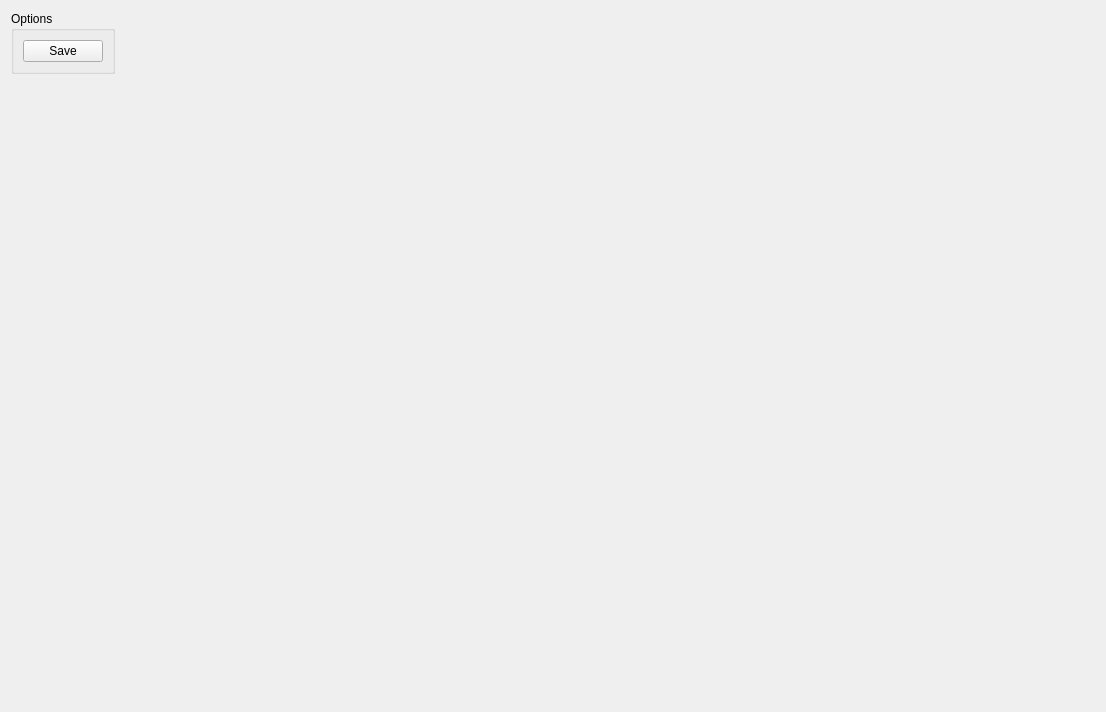
<?xml version='1.0' encoding='UTF-8'?>
<ui version="4.0">
 <class>BoundaryUnionViewer</class>
 <widget class="QWidget" name="BoundaryUnionViewer">
  <property name="geometry">
   <rect>
    <x>0</x>
    <y>0</y>
    <width>1106</width>
    <height>712</height>
   </rect>
  </property>
  <property name="windowTitle">
   <string>Dialog</string>
  </property>
  <layout class="QHBoxLayout" name="outerLayout">
   <item>
    <layout class="QVBoxLayout" name="sideLayout">
     <item>
      <widget class="QGroupBox" name="opciones">
       <property name="sizePolicy">
        <sizepolicy hsizetype="Preferred" vsizetype="Preferred">
         <horstretch>0</horstretch>
         <verstretch>0</verstretch>
        </sizepolicy>
       </property>
       <property name="title">
        <string>Options</string>
       </property>
       <layout class="QVBoxLayout" name="opcionesLayout">
        <item>
         <widget class="QPushButton" name="saveImage">
          <property name="text">
           <string>Save</string>
          </property>
         </widget>
        </item>
       </layout>
      </widget>
     </item>
     <item>
      <widget class="QWidget" name="legendHolder">
       <property name="sizePolicy">
        <sizepolicy hsizetype="Preferred" vsizetype="Expanding">
         <horstretch>0</horstretch>
         <verstretch>0</verstretch>
        </sizepolicy>
       </property>
       <layout class="QVBoxLayout" name="legendLayout">
        <property name="leftMargin">
         <number>0</number>
        </property>
        <property name="topMargin">
         <number>0</number>
        </property>
        <property name="rightMargin">
         <number>0</number>
        </property>
        <property name="bottomMargin">
         <number>0</number>
        </property>
       </layout>
      </widget>
     </item>
    </layout>
   </item>
   <item>
    <widget class="QCustomPlot" name="plot" native="true">
     <property name="sizePolicy">
      <sizepolicy hsizetype="Expanding" vsizetype="Expanding">
       <horstretch>0</horstretch>
       <verstretch>0</verstretch>
      </sizepolicy>
     </property>
    </widget>
   </item>
  </layout>
 </widget>
 <customwidgets>
  <customwidget>
   <class>QCustomPlot</class>
   <extends>QWidget</extends>
   <header location="global">qcustomplot.h</header>
   <container>1</container>
  </customwidget>
 </customwidgets>
 <resources />
 <connections />
</ui>
